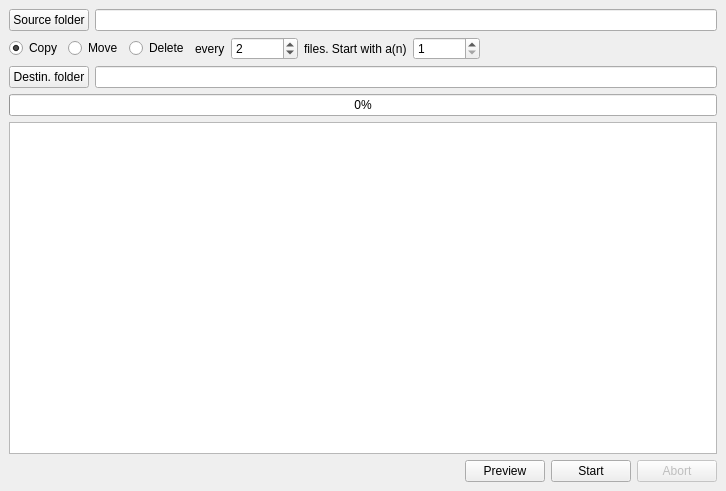
<?xml version="1.0" encoding="UTF-8"?>
<ui version="4.0">
 <class>MainWindow</class>
 <widget class="QMainWindow" name="MainWindow">
  <property name="geometry">
   <rect>
    <x>0</x>
    <y>0</y>
    <width>726</width>
    <height>491</height>
   </rect>
  </property>
  <property name="windowTitle">
   <string>Batch works :: by GyKrisz</string>
  </property>
  <property name="windowIcon">
   <iconset>
    <normaloff>../../Downloads/bat.ico</normaloff>../../Downloads/bat.ico</iconset>
  </property>
  <widget class="QWidget" name="centralwidget">
   <layout class="QHBoxLayout" name="horizontalLayout_3">
    <item>
     <layout class="QVBoxLayout" name="verticalLayout">
      <item>
       <layout class="QHBoxLayout" name="hlSource">
        <item>
         <widget class="QPushButton" name="btnBrowseSourceFolder">
          <property name="text">
           <string>Source folder</string>
          </property>
         </widget>
        </item>
        <item>
         <widget class="QLineEdit" name="leSourceFolder">
          <property name="readOnly">
           <bool>true</bool>
          </property>
         </widget>
        </item>
       </layout>
      </item>
      <item>
       <layout class="QHBoxLayout" name="horizontalLayout">
        <item>
         <widget class="QRadioButton" name="rbCopy">
          <property name="text">
           <string>Copy</string>
          </property>
          <property name="checked">
           <bool>true</bool>
          </property>
         </widget>
        </item>
        <item>
         <widget class="QRadioButton" name="rbMove">
          <property name="text">
           <string>Move</string>
          </property>
         </widget>
        </item>
        <item>
         <widget class="QRadioButton" name="rbDelete">
          <property name="text">
           <string>Delete</string>
          </property>
         </widget>
        </item>
        <item>
         <widget class="QLabel" name="lblEveryXFileA">
          <property name="text">
           <string>every</string>
          </property>
         </widget>
        </item>
        <item>
         <widget class="QSpinBox" name="sbEveryX">
          <property name="minimum">
           <number>1</number>
          </property>
          <property name="maximum">
           <number>1000000</number>
          </property>
          <property name="stepType">
           <enum>QAbstractSpinBox::DefaultStepType</enum>
          </property>
          <property name="value">
           <number>2</number>
          </property>
         </widget>
        </item>
        <item>
         <widget class="QLabel" name="lblEveryXFileB">
          <property name="sizePolicy">
           <sizepolicy hsizetype="Preferred" vsizetype="Preferred">
            <horstretch>0</horstretch>
            <verstretch>0</verstretch>
           </sizepolicy>
          </property>
          <property name="text">
           <string>files. Start with a(n)</string>
          </property>
          <property name="margin">
           <number>0</number>
          </property>
         </widget>
        </item>
        <item>
         <widget class="QSpinBox" name="sbStartWith">
          <property name="minimum">
           <number>1</number>
          </property>
          <property name="maximum">
           <number>1000000</number>
          </property>
         </widget>
        </item>
        <item>
         <spacer name="horizontalSpacer_2">
          <property name="orientation">
           <enum>Qt::Horizontal</enum>
          </property>
          <property name="sizeHint" stdset="0">
           <size>
            <width>40</width>
            <height>20</height>
           </size>
          </property>
         </spacer>
        </item>
       </layout>
      </item>
      <item>
       <layout class="QHBoxLayout" name="hlDestination">
        <item>
         <widget class="QPushButton" name="btnBrowseDestinationFolder">
          <property name="text">
           <string>Destin. folder</string>
          </property>
         </widget>
        </item>
        <item>
         <widget class="QLineEdit" name="leDestinationFolder">
          <property name="readOnly">
           <bool>true</bool>
          </property>
         </widget>
        </item>
       </layout>
      </item>
      <item>
       <widget class="QProgressBar" name="pbTaskState">
        <property name="maximum">
         <number>1</number>
        </property>
        <property name="value">
         <number>0</number>
        </property>
        <property name="format">
         <string>%p%</string>
        </property>
       </widget>
      </item>
      <item>
       <widget class="QPlainTextEdit" name="teLog"/>
      </item>
      <item>
       <layout class="QHBoxLayout" name="horizontalLayout_2">
        <item>
         <spacer name="horizontalSpacer">
          <property name="orientation">
           <enum>Qt::Horizontal</enum>
          </property>
          <property name="sizeHint" stdset="0">
           <size>
            <width>40</width>
            <height>20</height>
           </size>
          </property>
         </spacer>
        </item>
        <item>
         <widget class="QPushButton" name="btnPreview">
          <property name="text">
           <string>Preview</string>
          </property>
         </widget>
        </item>
        <item>
         <widget class="QPushButton" name="btnStart">
          <property name="text">
           <string>Start</string>
          </property>
         </widget>
        </item>
        <item>
         <widget class="QPushButton" name="btnAbort">
          <property name="enabled">
           <bool>false</bool>
          </property>
          <property name="text">
           <string>Abort</string>
          </property>
         </widget>
        </item>
       </layout>
      </item>
     </layout>
    </item>
   </layout>
  </widget>
 </widget>
 <resources/>
 <connections/>
</ui>
